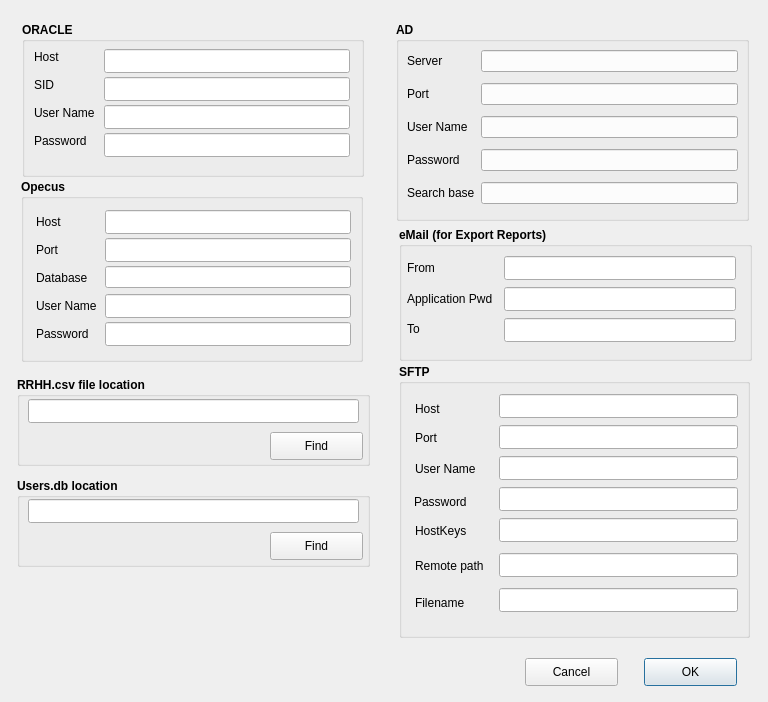
<?xml version="1.0" encoding="UTF-8"?>
<ui version="4.0">
 <class>Dialog</class>
 <widget class="QDialog" name="Dialog">
  <property name="geometry">
   <rect>
    <x>0</x>
    <y>0</y>
    <width>768</width>
    <height>702</height>
   </rect>
  </property>
  <property name="focusPolicy">
   <enum>Qt::StrongFocus</enum>
  </property>
  <property name="windowTitle">
   <string>Setup</string>
  </property>
  <property name="modal">
   <bool>true</bool>
  </property>
  <widget class="QGroupBox" name="groupBox">
   <property name="geometry">
    <rect>
     <x>396</x>
     <y>22</y>
     <width>353</width>
     <height>199</height>
    </rect>
   </property>
   <property name="font">
    <font>
     <weight>75</weight>
     <bold>true</bold>
    </font>
   </property>
   <property name="title">
    <string>AD</string>
   </property>
  </widget>
  <widget class="QGroupBox" name="groupBox_2">
   <property name="geometry">
    <rect>
     <x>22</x>
     <y>22</y>
     <width>342</width>
     <height>155</height>
    </rect>
   </property>
   <property name="font">
    <font>
     <weight>75</weight>
     <bold>true</bold>
    </font>
   </property>
   <property name="title">
    <string>ORACLE</string>
   </property>
  </widget>
  <widget class="QGroupBox" name="groupBox_4">
   <property name="geometry">
    <rect>
     <x>17</x>
     <y>377</y>
     <width>353</width>
     <height>89</height>
    </rect>
   </property>
   <property name="font">
    <font>
     <weight>75</weight>
     <bold>true</bold>
    </font>
   </property>
   <property name="title">
    <string>RRHH.csv file location</string>
   </property>
  </widget>
  <widget class="QPushButton" name="btnFind">
   <property name="geometry">
    <rect>
     <x>270</x>
     <y>432</y>
     <width>93</width>
     <height>28</height>
    </rect>
   </property>
   <property name="text">
    <string>Find</string>
   </property>
  </widget>
  <widget class="QLineEdit" name="linCSV_FileLocation">
   <property name="geometry">
    <rect>
     <x>28</x>
     <y>399</y>
     <width>331</width>
     <height>24</height>
    </rect>
   </property>
  </widget>
  <widget class="QPushButton" name="btnCancel">
   <property name="geometry">
    <rect>
     <x>525</x>
     <y>658</y>
     <width>93</width>
     <height>28</height>
    </rect>
   </property>
   <property name="text">
    <string>Cancel</string>
   </property>
  </widget>
  <widget class="QPushButton" name="btnOK">
   <property name="geometry">
    <rect>
     <x>644</x>
     <y>658</y>
     <width>93</width>
     <height>28</height>
    </rect>
   </property>
   <property name="focusPolicy">
    <enum>Qt::StrongFocus</enum>
   </property>
   <property name="text">
    <string>OK</string>
   </property>
   <property name="default">
    <bool>true</bool>
   </property>
  </widget>
  <widget class="QWidget" name="layoutWidget">
   <property name="geometry">
    <rect>
     <x>407</x>
     <y>45</y>
     <width>331</width>
     <height>166</height>
    </rect>
   </property>
   <layout class="QGridLayout" name="gridLayout">
    <item row="4" column="0">
     <widget class="QLabel" name="label_4">
      <property name="text">
       <string>Search base</string>
      </property>
     </widget>
    </item>
    <item row="2" column="0">
     <widget class="QLabel" name="label_2">
      <property name="text">
       <string>User Name</string>
      </property>
     </widget>
    </item>
    <item row="2" column="1">
     <widget class="QLineEdit" name="linAD_UserName"/>
    </item>
    <item row="4" column="1">
     <widget class="QLineEdit" name="linAD_SearchBase"/>
    </item>
    <item row="3" column="1">
     <widget class="QLineEdit" name="linAD_Pwd">
      <property name="inputMethodHints">
       <set>Qt::ImhHiddenText|Qt::ImhNoAutoUppercase|Qt::ImhNoPredictiveText|Qt::ImhSensitiveData</set>
      </property>
      <property name="echoMode">
       <enum>QLineEdit::Password</enum>
      </property>
     </widget>
    </item>
    <item row="0" column="1">
     <widget class="QLineEdit" name="linAD_Server"/>
    </item>
    <item row="3" column="0">
     <widget class="QLabel" name="label_3">
      <property name="text">
       <string>Password</string>
      </property>
     </widget>
    </item>
    <item row="0" column="0">
     <widget class="QLabel" name="label">
      <property name="text">
       <string>Server</string>
      </property>
     </widget>
    </item>
    <item row="1" column="1">
     <widget class="QLineEdit" name="linAD_Port"/>
    </item>
    <item row="1" column="0">
     <widget class="QLabel" name="label_14">
      <property name="text">
       <string>Port</string>
      </property>
     </widget>
    </item>
   </layout>
  </widget>
  <widget class="QLineEdit" name="linORA_Pwd">
   <property name="geometry">
    <rect>
     <x>104</x>
     <y>133</y>
     <width>246</width>
     <height>24</height>
    </rect>
   </property>
   <property name="inputMethodHints">
    <set>Qt::ImhHiddenText|Qt::ImhNoAutoUppercase|Qt::ImhNoPredictiveText|Qt::ImhSensitiveData</set>
   </property>
   <property name="echoMode">
    <enum>QLineEdit::Password</enum>
   </property>
  </widget>
  <widget class="QLabel" name="label_5">
   <property name="geometry">
    <rect>
     <x>34</x>
     <y>105</y>
     <width>63</width>
     <height>16</height>
    </rect>
   </property>
   <property name="text">
    <string>User Name</string>
   </property>
  </widget>
  <widget class="QLabel" name="label_6">
   <property name="geometry">
    <rect>
     <x>34</x>
     <y>133</y>
     <width>55</width>
     <height>16</height>
    </rect>
   </property>
   <property name="text">
    <string>Password</string>
   </property>
  </widget>
  <widget class="QLineEdit" name="linORA_SID">
   <property name="geometry">
    <rect>
     <x>104</x>
     <y>77</y>
     <width>246</width>
     <height>24</height>
    </rect>
   </property>
  </widget>
  <widget class="QLabel" name="label_8">
   <property name="geometry">
    <rect>
     <x>34</x>
     <y>77</y>
     <width>20</width>
     <height>16</height>
    </rect>
   </property>
   <property name="text">
    <string>SID</string>
   </property>
  </widget>
  <widget class="QLineEdit" name="linORA_Host">
   <property name="geometry">
    <rect>
     <x>104</x>
     <y>49</y>
     <width>246</width>
     <height>24</height>
    </rect>
   </property>
  </widget>
  <widget class="QLabel" name="label_7">
   <property name="geometry">
    <rect>
     <x>34</x>
     <y>49</y>
     <width>25</width>
     <height>16</height>
    </rect>
   </property>
   <property name="text">
    <string>Host</string>
   </property>
  </widget>
  <widget class="QLineEdit" name="linORA_UserName">
   <property name="geometry">
    <rect>
     <x>104</x>
     <y>105</y>
     <width>246</width>
     <height>24</height>
    </rect>
   </property>
  </widget>
  <widget class="QGroupBox" name="groupBox_3">
   <property name="geometry">
    <rect>
     <x>21</x>
     <y>179</y>
     <width>342</width>
     <height>183</height>
    </rect>
   </property>
   <property name="font">
    <font>
     <weight>75</weight>
     <bold>true</bold>
    </font>
   </property>
   <property name="title">
    <string>Opecus</string>
   </property>
  </widget>
  <widget class="QLineEdit" name="linOPQ_Port">
   <property name="geometry">
    <rect>
     <x>105</x>
     <y>238</y>
     <width>246</width>
     <height>24</height>
    </rect>
   </property>
   <property name="inputMethodHints">
    <set>Qt::ImhPreferNumbers</set>
   </property>
  </widget>
  <widget class="QLineEdit" name="linOPQ_Pwd">
   <property name="geometry">
    <rect>
     <x>105</x>
     <y>322</y>
     <width>246</width>
     <height>24</height>
    </rect>
   </property>
   <property name="inputMethodHints">
    <set>Qt::ImhHiddenText|Qt::ImhNoAutoUppercase|Qt::ImhNoPredictiveText|Qt::ImhSensitiveData</set>
   </property>
   <property name="echoMode">
    <enum>QLineEdit::Password</enum>
   </property>
  </widget>
  <widget class="QLineEdit" name="linOPQ_UserName">
   <property name="geometry">
    <rect>
     <x>105</x>
     <y>294</y>
     <width>246</width>
     <height>24</height>
    </rect>
   </property>
  </widget>
  <widget class="QLineEdit" name="linOPQ_Host">
   <property name="geometry">
    <rect>
     <x>105</x>
     <y>210</y>
     <width>246</width>
     <height>24</height>
    </rect>
   </property>
  </widget>
  <widget class="QLineEdit" name="linOPQ_Database">
   <property name="geometry">
    <rect>
     <x>105</x>
     <y>266</y>
     <width>246</width>
     <height>22</height>
    </rect>
   </property>
  </widget>
  <widget class="QLineEdit" name="txtEmailTo">
   <property name="geometry">
    <rect>
     <x>504</x>
     <y>318</y>
     <width>232</width>
     <height>24</height>
    </rect>
   </property>
  </widget>
  <widget class="QGroupBox" name="groupBox_5">
   <property name="geometry">
    <rect>
     <x>399</x>
     <y>227</y>
     <width>353</width>
     <height>134</height>
    </rect>
   </property>
   <property name="font">
    <font>
     <weight>75</weight>
     <bold>true</bold>
    </font>
   </property>
   <property name="title">
    <string>eMail (for Export Reports)</string>
   </property>
  </widget>
  <widget class="QLineEdit" name="txtEmailFrom">
   <property name="geometry">
    <rect>
     <x>504</x>
     <y>256</y>
     <width>232</width>
     <height>24</height>
    </rect>
   </property>
  </widget>
  <widget class="QLineEdit" name="txtEmailPwd">
   <property name="geometry">
    <rect>
     <x>504</x>
     <y>287</y>
     <width>232</width>
     <height>24</height>
    </rect>
   </property>
   <property name="echoMode">
    <enum>QLineEdit::Password</enum>
   </property>
  </widget>
  <widget class="QWidget" name="layoutWidget">
   <property name="geometry">
    <rect>
     <x>407</x>
     <y>256</y>
     <width>92</width>
     <height>85</height>
    </rect>
   </property>
   <layout class="QGridLayout" name="gridLayout_2">
    <item row="0" column="0">
     <widget class="QLabel" name="label_15">
      <property name="font">
       <font>
        <weight>50</weight>
        <bold>false</bold>
       </font>
      </property>
      <property name="text">
       <string>From</string>
      </property>
     </widget>
    </item>
    <item row="1" column="0">
     <widget class="QLabel" name="label_17">
      <property name="font">
       <font>
        <weight>50</weight>
        <bold>false</bold>
       </font>
      </property>
      <property name="text">
       <string>Application Pwd</string>
      </property>
     </widget>
    </item>
    <item row="2" column="0">
     <widget class="QLabel" name="label_16">
      <property name="font">
       <font>
        <weight>50</weight>
        <bold>false</bold>
       </font>
      </property>
      <property name="text">
       <string>To</string>
      </property>
     </widget>
    </item>
   </layout>
  </widget>
  <widget class="QWidget" name="layoutWidget">
   <property name="geometry">
    <rect>
     <x>36</x>
     <y>211</y>
     <width>65</width>
     <height>134</height>
    </rect>
   </property>
   <layout class="QGridLayout" name="gridLayout_3">
    <item row="0" column="0">
     <widget class="QLabel" name="label_9">
      <property name="text">
       <string>Host</string>
      </property>
     </widget>
    </item>
    <item row="1" column="0">
     <widget class="QLabel" name="label_10">
      <property name="text">
       <string>Port</string>
      </property>
     </widget>
    </item>
    <item row="2" column="0">
     <widget class="QLabel" name="label_11">
      <property name="text">
       <string>Database</string>
      </property>
     </widget>
    </item>
    <item row="3" column="0">
     <widget class="QLabel" name="label_12">
      <property name="text">
       <string>User Name</string>
      </property>
     </widget>
    </item>
    <item row="4" column="0">
     <widget class="QLabel" name="label_13">
      <property name="text">
       <string>Password</string>
      </property>
     </widget>
    </item>
   </layout>
  </widget>
  <widget class="QLineEdit" name="linDB_FileLocation">
   <property name="geometry">
    <rect>
     <x>28</x>
     <y>499</y>
     <width>331</width>
     <height>24</height>
    </rect>
   </property>
  </widget>
  <widget class="QPushButton" name="btnFindDB">
   <property name="geometry">
    <rect>
     <x>270</x>
     <y>532</y>
     <width>93</width>
     <height>28</height>
    </rect>
   </property>
   <property name="text">
    <string>Find</string>
   </property>
  </widget>
  <widget class="QGroupBox" name="groupBox_6">
   <property name="geometry">
    <rect>
     <x>17</x>
     <y>478</y>
     <width>353</width>
     <height>89</height>
    </rect>
   </property>
   <property name="font">
    <font>
     <weight>75</weight>
     <bold>true</bold>
    </font>
   </property>
   <property name="title">
    <string>Users.db location</string>
   </property>
  </widget>
  <widget class="QLabel" name="label_18">
   <property name="geometry">
    <rect>
     <x>415</x>
     <y>401</y>
     <width>25</width>
     <height>16</height>
    </rect>
   </property>
   <property name="text">
    <string>Host</string>
   </property>
  </widget>
  <widget class="QLabel" name="label_19">
   <property name="geometry">
    <rect>
     <x>414</x>
     <y>494</y>
     <width>55</width>
     <height>16</height>
    </rect>
   </property>
   <property name="text">
    <string>Password</string>
   </property>
  </widget>
  <widget class="QGroupBox" name="groupBox_7">
   <property name="geometry">
    <rect>
     <x>399</x>
     <y>364</y>
     <width>351</width>
     <height>274</height>
    </rect>
   </property>
   <property name="font">
    <font>
     <weight>75</weight>
     <bold>true</bold>
    </font>
   </property>
   <property name="title">
    <string>SFTP</string>
   </property>
  </widget>
  <widget class="QLabel" name="label_20">
   <property name="geometry">
    <rect>
     <x>415</x>
     <y>430</y>
     <width>23</width>
     <height>16</height>
    </rect>
   </property>
   <property name="text">
    <string>Port</string>
   </property>
  </widget>
  <widget class="QLineEdit" name="txtSFTP_UserName">
   <property name="geometry">
    <rect>
     <x>499</x>
     <y>456</y>
     <width>239</width>
     <height>24</height>
    </rect>
   </property>
  </widget>
  <widget class="QLineEdit" name="txtSFTP_Port">
   <property name="geometry">
    <rect>
     <x>499</x>
     <y>425</y>
     <width>239</width>
     <height>24</height>
    </rect>
   </property>
  </widget>
  <widget class="QLabel" name="label_21">
   <property name="geometry">
    <rect>
     <x>415</x>
     <y>461</y>
     <width>63</width>
     <height>16</height>
    </rect>
   </property>
   <property name="text">
    <string>User Name</string>
   </property>
  </widget>
  <widget class="QLineEdit" name="txtSFTP_Host">
   <property name="geometry">
    <rect>
     <x>499</x>
     <y>394</y>
     <width>239</width>
     <height>24</height>
    </rect>
   </property>
  </widget>
  <widget class="QLineEdit" name="txtSFTP_Pwd">
   <property name="geometry">
    <rect>
     <x>499</x>
     <y>487</y>
     <width>239</width>
     <height>24</height>
    </rect>
   </property>
   <property name="inputMethodHints">
    <set>Qt::ImhHiddenText|Qt::ImhNoAutoUppercase|Qt::ImhNoPredictiveText|Qt::ImhSensitiveData</set>
   </property>
   <property name="echoMode">
    <enum>QLineEdit::Password</enum>
   </property>
  </widget>
  <widget class="QLineEdit" name="txtSFTP_HostKeys">
   <property name="geometry">
    <rect>
     <x>499</x>
     <y>518</y>
     <width>239</width>
     <height>24</height>
    </rect>
   </property>
   <property name="inputMethodHints">
    <set>Qt::ImhNone</set>
   </property>
   <property name="echoMode">
    <enum>QLineEdit::Normal</enum>
   </property>
  </widget>
  <widget class="QLabel" name="label_22">
   <property name="geometry">
    <rect>
     <x>415</x>
     <y>523</y>
     <width>51</width>
     <height>16</height>
    </rect>
   </property>
   <property name="text">
    <string>HostKeys</string>
   </property>
  </widget>
  <widget class="QLabel" name="label_23">
   <property name="geometry">
    <rect>
     <x>415</x>
     <y>558</y>
     <width>78</width>
     <height>16</height>
    </rect>
   </property>
   <property name="text">
    <string>Remote path</string>
   </property>
  </widget>
  <widget class="QLineEdit" name="txtSFTP_RemotePath">
   <property name="geometry">
    <rect>
     <x>499</x>
     <y>553</y>
     <width>239</width>
     <height>24</height>
    </rect>
   </property>
   <property name="toolTip">
    <string/>
   </property>
   <property name="whatsThis">
    <string/>
   </property>
   <property name="inputMethodHints">
    <set>Qt::ImhNone</set>
   </property>
   <property name="text">
    <string/>
   </property>
   <property name="echoMode">
    <enum>QLineEdit::Normal</enum>
   </property>
   <property name="placeholderText">
    <string/>
   </property>
  </widget>
  <widget class="QLabel" name="label_24">
   <property name="geometry">
    <rect>
     <x>415</x>
     <y>595</y>
     <width>78</width>
     <height>16</height>
    </rect>
   </property>
   <property name="text">
    <string>Filename</string>
   </property>
  </widget>
  <widget class="QLineEdit" name="txtSFTP_Filename">
   <property name="geometry">
    <rect>
     <x>499</x>
     <y>588</y>
     <width>239</width>
     <height>24</height>
    </rect>
   </property>
   <property name="toolTip">
    <string/>
   </property>
   <property name="whatsThis">
    <string/>
   </property>
   <property name="inputMethodHints">
    <set>Qt::ImhNone</set>
   </property>
   <property name="text">
    <string/>
   </property>
   <property name="echoMode">
    <enum>QLineEdit::Normal</enum>
   </property>
   <property name="placeholderText">
    <string/>
   </property>
  </widget>
  <zorder>groupBox_7</zorder>
  <zorder>groupBox_6</zorder>
  <zorder>layoutWidget</zorder>
  <zorder>layoutWidget</zorder>
  <zorder>groupBox_3</zorder>
  <zorder>groupBox_5</zorder>
  <zorder>groupBox</zorder>
  <zorder>groupBox_2</zorder>
  <zorder>label_5</zorder>
  <zorder>label_6</zorder>
  <zorder>label_8</zorder>
  <zorder>label_7</zorder>
  <zorder>layoutWidget</zorder>
  <zorder>groupBox_4</zorder>
  <zorder>btnFind</zorder>
  <zorder>linCSV_FileLocation</zorder>
  <zorder>btnCancel</zorder>
  <zorder>btnOK</zorder>
  <zorder>linORA_SID</zorder>
  <zorder>linORA_Host</zorder>
  <zorder>linORA_UserName</zorder>
  <zorder>linORA_Pwd</zorder>
  <zorder>linOPQ_Port</zorder>
  <zorder>linOPQ_Pwd</zorder>
  <zorder>linOPQ_UserName</zorder>
  <zorder>linOPQ_Host</zorder>
  <zorder>linOPQ_Database</zorder>
  <zorder>txtEmailTo</zorder>
  <zorder>txtEmailFrom</zorder>
  <zorder>txtEmailPwd</zorder>
  <zorder>linDB_FileLocation</zorder>
  <zorder>btnFindDB</zorder>
  <zorder>label_18</zorder>
  <zorder>label_19</zorder>
  <zorder>label_20</zorder>
  <zorder>txtSFTP_UserName</zorder>
  <zorder>txtSFTP_Port</zorder>
  <zorder>label_21</zorder>
  <zorder>txtSFTP_Host</zorder>
  <zorder>txtSFTP_Pwd</zorder>
  <zorder>txtSFTP_HostKeys</zorder>
  <zorder>label_22</zorder>
  <zorder>label_23</zorder>
  <zorder>txtSFTP_RemotePath</zorder>
  <zorder>label_24</zorder>
  <zorder>txtSFTP_Filename</zorder>
 </widget>
 <tabstops>
  <tabstop>linORA_Host</tabstop>
  <tabstop>linORA_SID</tabstop>
  <tabstop>linORA_UserName</tabstop>
  <tabstop>linORA_Pwd</tabstop>
  <tabstop>linOPQ_Host</tabstop>
  <tabstop>linOPQ_Port</tabstop>
  <tabstop>linOPQ_Database</tabstop>
  <tabstop>linOPQ_UserName</tabstop>
  <tabstop>linOPQ_Pwd</tabstop>
  <tabstop>linCSV_FileLocation</tabstop>
  <tabstop>btnFind</tabstop>
  <tabstop>linDB_FileLocation</tabstop>
  <tabstop>btnFindDB</tabstop>
  <tabstop>linAD_Server</tabstop>
  <tabstop>linAD_Port</tabstop>
  <tabstop>linAD_UserName</tabstop>
  <tabstop>linAD_Pwd</tabstop>
  <tabstop>linAD_SearchBase</tabstop>
  <tabstop>txtEmailFrom</tabstop>
  <tabstop>txtEmailPwd</tabstop>
  <tabstop>txtEmailTo</tabstop>
  <tabstop>txtSFTP_Host</tabstop>
  <tabstop>txtSFTP_Port</tabstop>
  <tabstop>txtSFTP_UserName</tabstop>
  <tabstop>txtSFTP_Pwd</tabstop>
  <tabstop>txtSFTP_HostKeys</tabstop>
  <tabstop>txtSFTP_RemotePath</tabstop>
  <tabstop>txtSFTP_Filename</tabstop>
  <tabstop>btnOK</tabstop>
  <tabstop>btnCancel</tabstop>
 </tabstops>
 <resources/>
 <connections/>
</ui>
